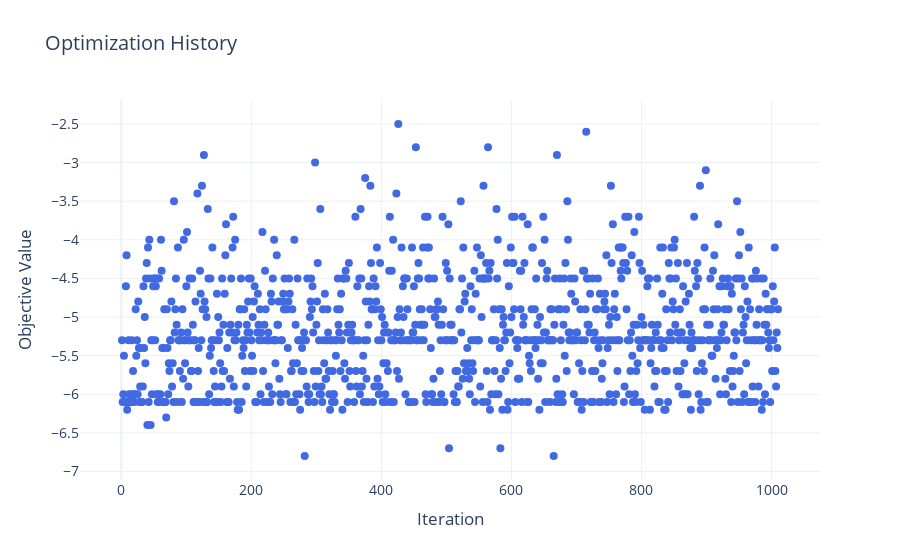

The notebook cell this image was saved under:
### Code cell
import plotly.graph_objs as go
import plotly.io as pio

# Assuming y_train is already defined and contains the history of function values

# Convert y_train to a numpy array for easy manipulation (if it's not already)
y_train_np = y_train.squeeze().numpy()  # Convert to 1D array if it's a 2D tensor

# Create an iteration index for plotting
iterations = list(range(1, len(y_train_np) + 1))

# Create the plot using Plotly
fig = go.Figure()

# Add the line plot for the objective values
fig.add_trace(go.Scatter(
    x=iterations,
    y=y_train_np,
    mode='markers',
    name='Objective Value',
    line=dict(color='royalblue', width=2),
    marker=dict(size=8)
))

# Update layout to add titles and labels
fig.update_layout(
    title='Optimization History',
    xaxis_title='Iteration',
    yaxis_title='Objective Value',
    template='plotly_white',
    font=dict(size=14),
)

# Show the plot
fig.show()

### Figure 1 — Plotly figure (JSON) as saved in the notebook; plotly's stock layout.template omitted (floating-point values rounded to 4 significant figures; data arrays with more than 128 entries replaced by an {"elided": "..."} marker saying what was removed)
{"data": [{"line": {"color": "royalblue", "width": 2}, "marker": {"size": 8}, "mode": "markers", "name": "Objective Value", "type": "scatter", "x": {"elided": "1010 int values"}, "y": {"elided": "1010 float values"}}], "layout": {"font": {"size": 14}, "title": {"text": "Optimization History"}, "xaxis": {"title": {"text": "Iteration"}}, "yaxis": {"title": {"text": "Objective Value"}}}}
